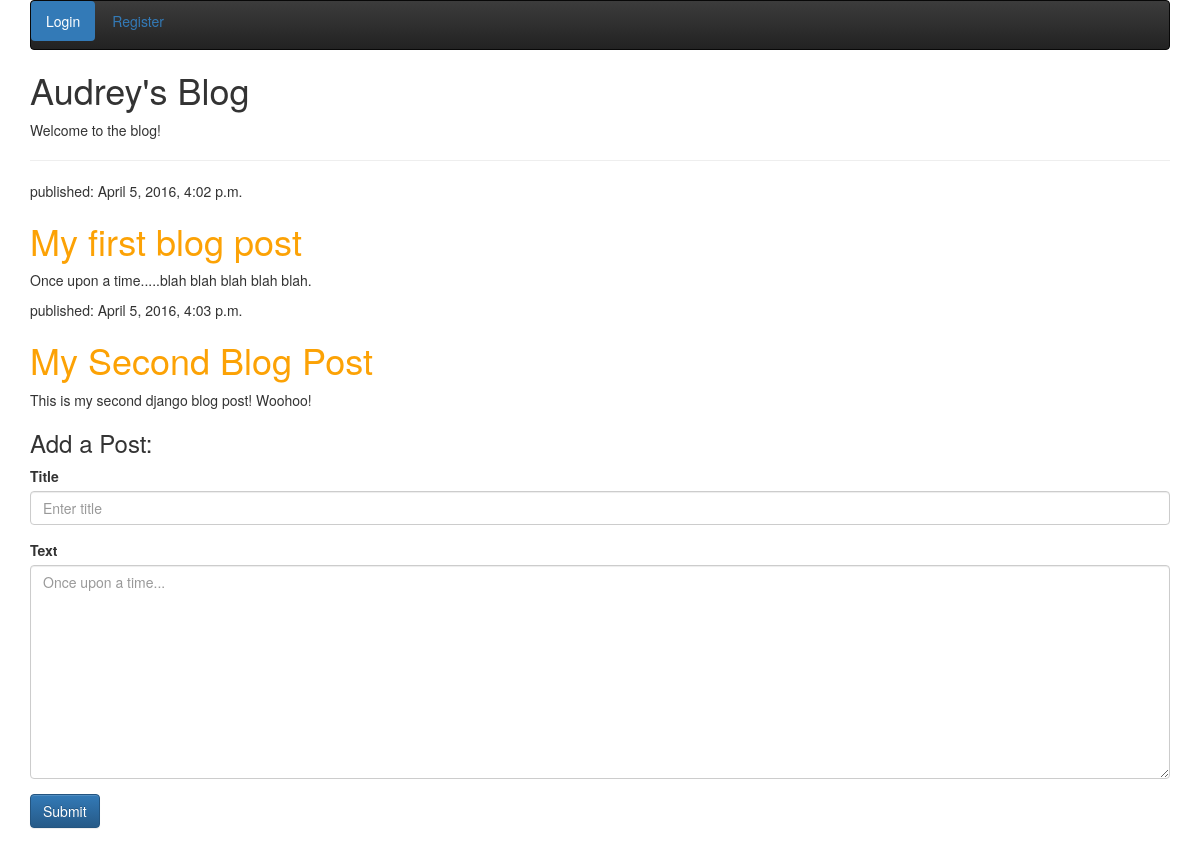
The app's page /, older data.
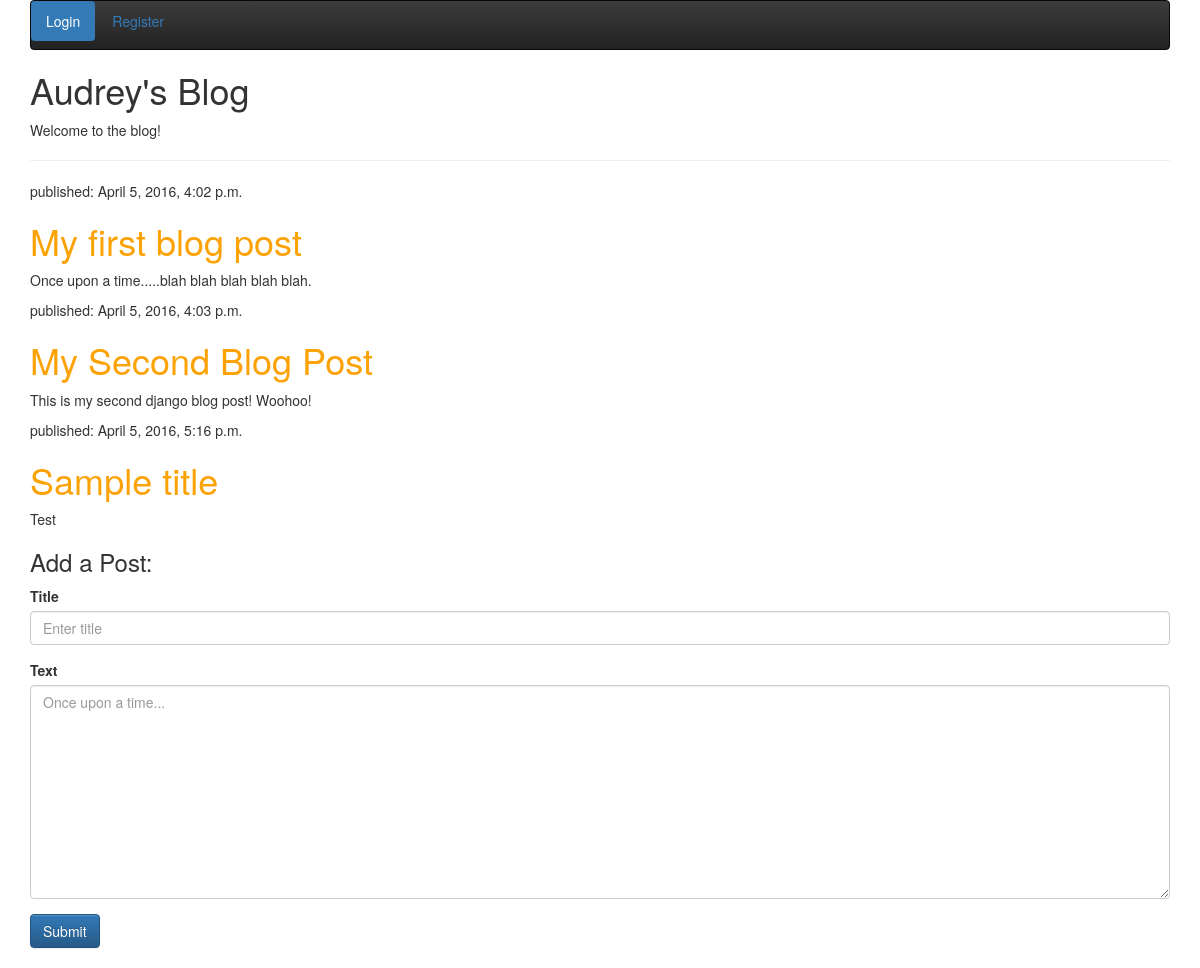
The same page, newer data.
### my_blog/models.py (models this page shows, shortened)
class Post(models.Model):
	author = models.ForeignKey('auth.User')
	title = models.CharField(max_length=200)
	text = models.TextField()
	created_date = models.DateTimeField(default=timezone.now)
	published_date = models.DateTimeField(blank=True, null=True)

### my_blog/views.py (the view)
# urls.py: url(r'^$', views.post_list, name='post_list'), # Match localhost:8000/ to the view "post_list"
def post_list(request):
    posts = Post.objects.filter(published_date__lte=timezone.now()).order_by('published_date')
    return render(request, 'my_blog/post_list.html', {'posts': posts})

### my_blog/templates/my_blog/post_list.html (shortened to what this page needs)
{% load staticfiles %}
<!DOCTYPE html>
<html lang="en">
  <head>
    <link rel="stylesheet" href="//maxcdn.bootstrapcdn.com/bootstrap/3.2.0/css/bootstrap.min.css">
	  <link rel="stylesheet" href="//maxcdn.bootstrapcdn.com/bootstrap/3.2.0/css/bootstrap-theme.min.css">
    <link rel="stylesheet" href="{% static 'css/style.css' %}">
  </head>
  <body>
    <div class="container">
	    <nav class="navbar navbar-inverse">
	      <ul class="nav nav-pills">
	        <li role="presentation" class="active"><a href="#">Login</a></li>
	        <li role="presentation"><a href="#">Register</a></li>
	      </ul>
	    </nav>
	    <h1>Audrey's Blog</h1>
	    <p>Welcome to the blog!</p>
      <hr>
      {% for post in posts %}
          <div>
              <p>published: {{ post.published_date }}</p>
              <h1><a href="{% url 'post_detail' pk=post.pk %}">{{ post.title }}</a></h1>
              <p>{{ post.text|linebreaks }}</p>
          </div>
      {% endfor %}
      <h3> Add a Post: </h3>
      <form action="{% url 'post_create' %}" method="post">{% csrf_token %}
        <fieldset class="form-group">
          <label for="exampleInputEmail1">Title</label>
          <input type="text" name="title" class="form-control" id="exampleInputEmail1" placeholder="Enter title">
        </fieldset>
        <fieldset class="form-group">
          <label for="exampleInputPassword1">Text</label>
          <textarea name="text" class="form-control" id="exampleInputPassword1" placeholder="Once upon a time..." rows="10"></textarea>
        </fieldset>
        <button type="submit" class="btn btn-primary">Submit</button>
      </form>
      <br>
    </div>
  </body>
</html>

Row changes from the older to the newer data that the page shows:
added Post: published_date "April 5, 2016, 5:16 p.m.", title "Sample title", text "Test"
